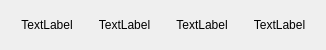
<?xml version="1.0" encoding="UTF-8"?>
<ui version="4.0">
 <class>Helper_Quadlet_Item</class>
 <widget class="QWidget" name="Helper_Quadlet_Item">
  <property name="geometry">
   <rect>
    <x>0</x>
    <y>0</y>
    <width>326</width>
    <height>50</height>
   </rect>
  </property>
  <property name="sizePolicy">
   <sizepolicy hsizetype="Expanding" vsizetype="Expanding">
    <horstretch>1</horstretch>
    <verstretch>1</verstretch>
   </sizepolicy>
  </property>
  <property name="windowTitle">
   <string>Form</string>
  </property>
  <layout class="QHBoxLayout" name="horizontalLayout">
   <item>
    <widget class="QLabel" name="label_Colum_1">
     <property name="sizePolicy">
      <sizepolicy hsizetype="Expanding" vsizetype="Expanding">
       <horstretch>1</horstretch>
       <verstretch>1</verstretch>
      </sizepolicy>
     </property>
     <property name="text">
      <string>TextLabel</string>
     </property>
     <property name="alignment">
      <set>Qt::AlignCenter</set>
     </property>
    </widget>
   </item>
   <item>
    <widget class="QLabel" name="label_Colum_2">
     <property name="sizePolicy">
      <sizepolicy hsizetype="Expanding" vsizetype="Expanding">
       <horstretch>1</horstretch>
       <verstretch>1</verstretch>
      </sizepolicy>
     </property>
     <property name="text">
      <string>TextLabel</string>
     </property>
     <property name="alignment">
      <set>Qt::AlignCenter</set>
     </property>
    </widget>
   </item>
   <item>
    <widget class="QLabel" name="label_Colum_3">
     <property name="sizePolicy">
      <sizepolicy hsizetype="Expanding" vsizetype="Expanding">
       <horstretch>1</horstretch>
       <verstretch>1</verstretch>
      </sizepolicy>
     </property>
     <property name="text">
      <string>TextLabel</string>
     </property>
     <property name="alignment">
      <set>Qt::AlignCenter</set>
     </property>
    </widget>
   </item>
   <item>
    <widget class="QLabel" name="label_Colum_4">
     <property name="sizePolicy">
      <sizepolicy hsizetype="Expanding" vsizetype="Expanding">
       <horstretch>1</horstretch>
       <verstretch>1</verstretch>
      </sizepolicy>
     </property>
     <property name="text">
      <string>TextLabel</string>
     </property>
     <property name="alignment">
      <set>Qt::AlignCenter</set>
     </property>
    </widget>
   </item>
  </layout>
 </widget>
 <resources/>
 <connections/>
</ui>
